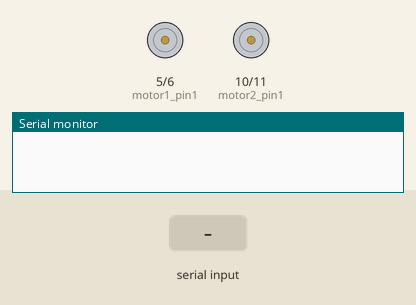
Simulated run of this sketch. Board: Arduino Uno, built with avr-gcc and run on an emulated ATmega328P. Shown: motor-driver pin pairs drawn as motors (green arrow = first pin HIGH = forward, orange = second pin HIGH = backward, longer = more drive), the last lines printed to the serial monitor. Inputs (shaded band) come from the test bench.

Above: at 1.2 s.
1.3 s: "1" received over Serial
At 2.3 s:
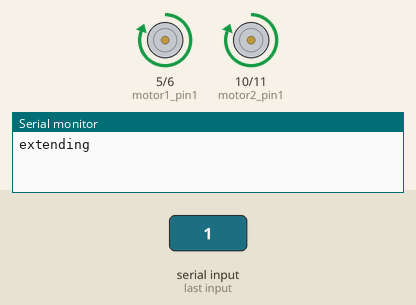
2.8 s: "2" received over Serial
At 3.5 s:
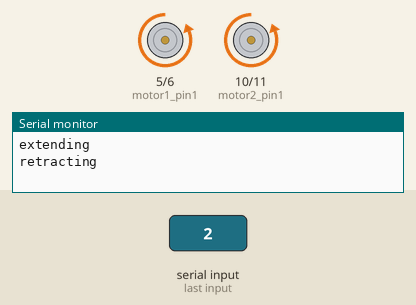
4.3 s: "0" received over Serial
At 4.8 s:
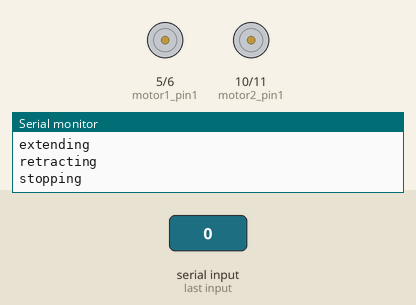
Timing chart, 0 to 7.3 s (numbered marks = the images above; inputs shaded):
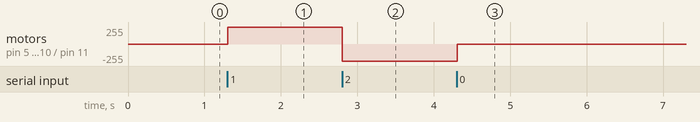

Measured:
- after the input at 1.3 s, motor on pin 5 (motor1_pin1) / pin 6 (motor1_pin2), motor on pin 10 (motor2_pin1) / pin 11 (motor2_pin2): stopped → forward 255/255 at once
- after the input at 2.8 s, motor on pin 5 (motor1_pin1) / pin 6 (motor1_pin2), motor on pin 10 (motor2_pin1) / pin 11 (motor2_pin2): forward 255/255 → backward 255/255 at once
- after the input at 4.3 s, motor on pin 5 (motor1_pin1) / pin 6 (motor1_pin2), motor on pin 10 (motor2_pin1) / pin 11 (motor2_pin2): backward 255/255 → stopped at once

The sketch:

TeckWah_LinearActuator24V.ino
```cpp
/*
 * Author: Benjamin Low
 * Last updated: 16 Dec 2015
 * Description: Controls up to two linear actuators using L298N heat sink module.
 * Pin 1 and 2 for each motor cannot be high at the same time. Reverse both logic states
 * to change the direction of movement. Put both pins LOW to stop the motor.
 */

 //all four are pwm pins
int motor1_pin1 = 5;
int motor1_pin2 = 6;
int motor2_pin1 = 10;
int motor2_pin2 = 11;

void setup() {
  pinMode(motor1_pin1, OUTPUT);
  pinMode(motor1_pin2, OUTPUT);
  pinMode(motor2_pin1, OUTPUT);
  pinMode(motor2_pin2, OUTPUT);

  Serial.begin(9600);

  analogWrite(motor1_pin1, 0);
  analogWrite(motor1_pin2, 0);
  analogWrite(motor2_pin1, 0);
  analogWrite(motor2_pin2, 0);
}

void loop() {

  unsigned char incomingbyte = 0;

  if (Serial.available() > 0) {

    incomingbyte = Serial.read();

    if (incomingbyte == '0') {

      analogWrite(motor1_pin1, 0);//stop
      analogWrite(motor1_pin2, 0);
      analogWrite(motor2_pin1, 0);//stop
      analogWrite(motor2_pin2, 0);
      Serial.println("stopping");

    } else if (incomingbyte == '1') {

      analogWrite(motor1_pin1, 255); //max speed extend
      analogWrite(motor1_pin2, 0);
      analogWrite(motor2_pin1, 255); //max speed extend
      analogWrite(motor2_pin2, 0);
      Serial.println("extending");

    } else if (incomingbyte == '2') {

      analogWrite(motor1_pin1, 0); //max speed retract
      analogWrite(motor1_pin2, 255);
      analogWrite(motor2_pin1, 0); //max speed retract
      analogWrite(motor2_pin2, 255);
      Serial.println("retracting");
    }
  }

  delay(10);
}
```
